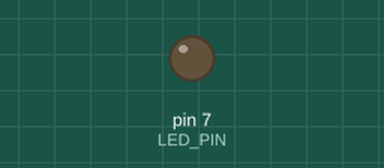
Recording of a sketch running on a simulated Arduino Uno, built with avr-gcc and run on an emulated ATmega328P. Parts: output pins drawn as LEDs (lit = HIGH). What the sketch prints to the serial monitor is not drawn.

Above: at 0.47 s.
At 6.51 s:
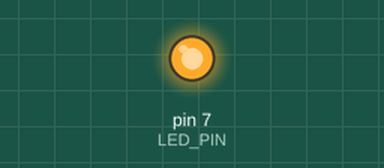
Timing chart, 0 to 8.4 s (numbered marks = the images above):
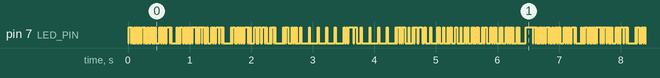

The sketch:

transmitter.ino
```cpp
#define LED_PIN 7
#define PERIOD 14
const char *string = "Kedar Suman";
int string_length;

void setup() {
  pinMode(LED_PIN, OUTPUT);
  Serial.begin(9600);
  int string_length = strlen(string);
  Serial.println();
}

void loop() {
   for(int i = 0; i < 46; i++)
   {

    send_byte(string[i]);
   }
   delay(100);
}

void send_byte(char my_byte){
  Serial.print(my_byte);
  digitalWrite(LED_PIN, LOW);
  delay(PERIOD);

  uint8_t bin;
  Serial.print("  ");
  for(int i = 0; i < 8; i++){
    int led_state = bitRead(my_byte, i);
    Serial.print(led_state);
    digitalWrite(LED_PIN, led_state != 0);
    delay(PERIOD);
  }
  Serial.println();
  digitalWrite(LED_PIN, HIGH);
  delay(PERIOD);
}
```

Measured:
- by itself, pin 7 (LED_PIN): moves between LOW and HIGH, repeating every 6.5 s
- by itself, everything shown: repeats every 19.7 s, in 90 steps
